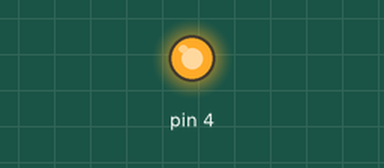
Recording of a sketch running on a simulated Arduino Uno, built with avr-gcc and run on an emulated ATmega328P. Shown: output pins drawn as LEDs (lit = HIGH).

Above: at 0.4 s.
At 41.5 s:
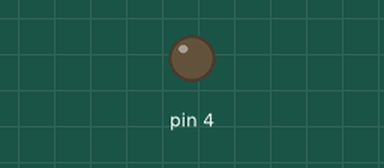
Timing chart, 0 to 54.7 s (numbered marks = the images above):
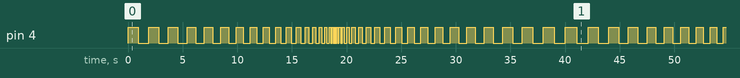

The sketch:

APAGAR_ENCENDER_LED.ino
```cpp
int time1 = 1000;

void setup() {
  // put your setup code here, to run once:
   pinMode(4, OUTPUT);
}

void loop() {
  time1 = 1000;
  while (time1 > 0)
  {
    time1 -= 50;
    on_off(time1);
  }
  while (time1 <= 1000)
  {
    time1 += 50;
    on_off(time1);
  }
}

void on_off(int time1){
    digitalWrite(4, HIGH);
    delay(time1);
    digitalWrite(4,LOW);
    delay(time1);

}
```

Measured:
- by itself, pin 4: moves between LOW and HIGH, repeating every 42.1 s
- by itself, everything shown: repeats every 42.1 s, in 80 steps
